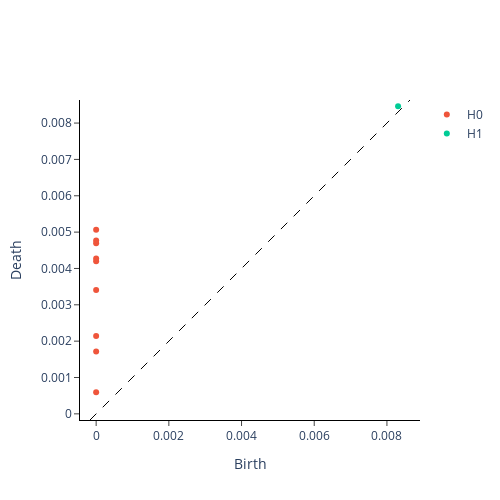

The notebook cell saved with this chart:
### Markdown cell above
In the plot below for a single window, the generators of each homology dimension  𝐻0  and  𝐻1  are coloured differently. As mentioned, y axis equals dissapearance of homological generator and x is creation. :

### Code cell
VR.plot(diagrams, sample=window_num)

### Figure 1 — Plotly figure (JSON) as saved in the notebook; plotly's stock layout.template omitted (floating-point values rounded to 4 significant figures)
{"data": [{"hoverinfo": "none", "line": {"color": "black", "dash": "dash", "width": 1}, "mode": "lines", "showlegend": false, "type": "scatter", "x": [-0.0001693, 0.008635], "y": [-0.0001693, 0.008635]}, {"hoverinfo": "text", "hovertext": ["(0.0, 0.0005907720187678933)", "(0.0, 0.001713236910291016)", "(0.0, 0.0021437681280076504)", "(0.0, 0.003408430377021432)", "(0.0, 0.004197096452116966)", "(0.0, 0.004272570367902517)", "(0.0, 0.004691689740866423)", "(0.0, 0.004766074940562248)", "(0.0, 0.005063071846961975)"], "mode": "markers", "name": "H0", "type": "scatter", "x": [0, 0, 0, 0, 0, 0, 0, 0, 0], "y": [0.0005908, 0.001713, 0.002144, 0.003408, 0.004197, 0.004273, 0.004692, 0.004766, 0.005063]}, {"hoverinfo": "text", "hovertext": ["(0.008306862786412239, 0.008465524762868881)"], "mode": "markers", "name": "H1", "type": "scatter", "x": [0.008307], "y": [0.008466]}], "layout": {"height": 500, "plot_bgcolor": "white", "width": 500, "xaxis": {"autorange": false, "exponentformat": "e", "linecolor": "black", "linewidth": 1, "mirror": false, "range": [-0.0001693, 0.008635], "showexponent": "all", "showline": true, "side": "bottom", "ticks": "outside", "title": {"text": "Birth"}, "type": "linear", "zeroline": true}, "yaxis": {"autorange": false, "exponentformat": "e", "linecolor": "black", "linewidth": 1, "mirror": false, "range": [-0.0001693, 0.008635], "scaleanchor": "x", "scaleratio": 1, "showexponent": "all", "showline": true, "side": "left", "ticks": "outside", "title": {"text": "Death"}, "type": "linear", "zeroline": true}}}
